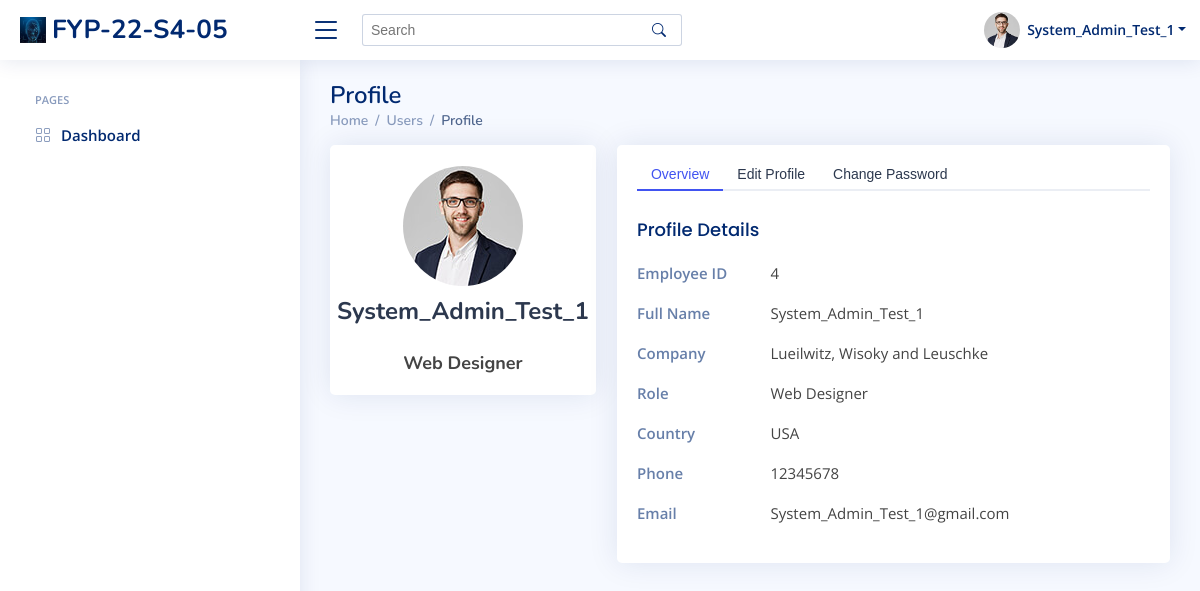
Page /users_profile/ (signed in) on the earlier database version.
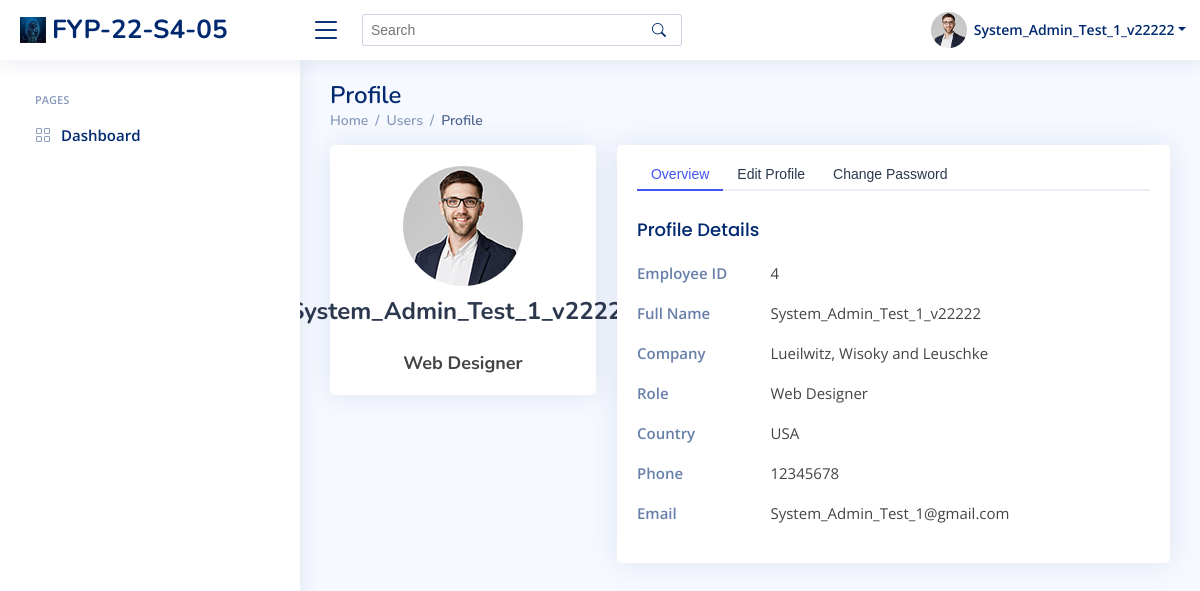
Same page on the later database version.
### index/models.py (models this page shows)
class Employee(models.Model):
	Employee_ID = models.IntegerField(primary_key=True)
	Full_Name = models.CharField(max_length=100)
	Phone_Number = models.CharField(max_length=100)
	Email_Address = models.EmailField()
	Role = models.ForeignKey(Role, on_delete=models.CASCADE)
	Profile_Image = models.ImageField(upload_to=user_directory_path, null=True, blank=True)
	Password = models.CharField(max_length=256)
	Start_Date = models.DateField(auto_now_add=True)
	def __str__(self):
		return f'Employee {self.Employee_ID}'

### index/views/index.py (the view)
# urls.py: path('users_profile/',index.viewProfile, name='Profile'),
def viewProfile(request):
		ViewInfo = Employee.objects.get(Employee_ID = request.session['Employee_ID'])
		print(ViewInfo)
		Myinfo = Employee.objects.filter(Employee_ID = request.session['Employee_ID'])
		context = {
			'Employee_ID' : ViewInfo.Employee_ID,
			'Full_Name' : ViewInfo.Full_Name,
			'Role' : ViewInfo.Role.Role_Name,
			'EmployeesInfo' : Myinfo,
		}
		return render(request, 'index/users_profile.html',context)

### templates/index/users_profile.html (shortened to what the changed rows need)
{% extends "index/base.html" %}
{% load static %}
{% block content %}
  <header id="header" class="header fixed-top d-flex align-items-center">
    <nav class="header-nav ms-auto">
      <ul class="d-flex align-items-center">
        <li class="nav-item dropdown pe-3">
          <a class="nav-link nav-profile d-flex align-items-center pe-0" href="#" data-bs-toggle="dropdown">
            <img src="../../assets/img/profile-img.jpg" alt="Profile" class="rounded-circle">
            <span class="d-none d-md-block dropdown-toggle ps-2">{{Full_Name}}</span>
          </a>
        </li>
      </ul>
    </nav>
  </header>
  <main id="main" class="main">
    <div class="pagetitle">
      <h1>Profile</h1>
    </div>
    <section class="section profile">
      <div class="row">
        <div class="col-xl-4">
          <div class="card">
            <div class="card-body profile-card pt-4 d-flex flex-column align-items-center">
              <img src="../../assets/img/profile-img.jpg" alt="Profile" class="rounded-circle">
              <h2>{{ Full_Name }}</h2>
              <h3>Web Designer</h3>
            </div>
          </div>
        </div>
        <div class="col-xl-8">
          <div class="card">
            <div class="card-body pt-3">
              <div class="tab-content pt-2">
                {% for emp in EmployeesInfo %}
                <div class="tab-pane fade show active profile-overview" id="profile-overview">
                  <h5 class="card-title">Profile Details</h5>
                  <div class="row">
                    <div class="col-lg-3 col-md-4 label">Employee ID</div>
                    <div class="col-lg-9 col-md-8">{{emp.Employee_ID}}</div>
                  </div>
                  <div class="row">
                    <div class="col-lg-3 col-md-4 label ">Full Name</div>
                    <div class="col-lg-9 col-md-8">{{emp.Full_Name}}</div>
                  </div>
                  <div class="row">
                    <div class="col-lg-3 col-md-4 label">Company</div>
                    <div class="col-lg-9 col-md-8">Lueilwitz, Wisoky and Leuschke</div>
                  </div>
                  <div class="row">
                    <div class="col-lg-3 col-md-4 label">Role</div>
                    <div class="col-lg-9 col-md-8">Web Designer</div>
                  </div>
                  <div class="row">
                    <div class="col-lg-3 col-md-4 label">Country</div>
                    <div class="col-lg-9 col-md-8">USA</div>
                  </div>
                  <div class="row">
                    <div class="col-lg-3 col-md-4 label">Phone</div>
                    <div class="col-lg-9 col-md-8">{{ emp.Phone_Number }}</div>
                  </div>
                  <div class="row">
                    <div class="col-lg-3 col-md-4 label">Email</div>
                    <div class="col-lg-9 col-md-8">{{ emp.Email_Address }}</div>
                  </div>
                </div>
                {% endfor %}
              </div>
            </div>
          </div>
        </div>
      </div>
    </section>
  </main>
{% endblock content %}

Differences in the rows shown:
changed Employee "System_Admin_Test_1@gmail.com": Full_Name "System_Admin_Test_1" → "System_Admin_Test_1_v22222"
